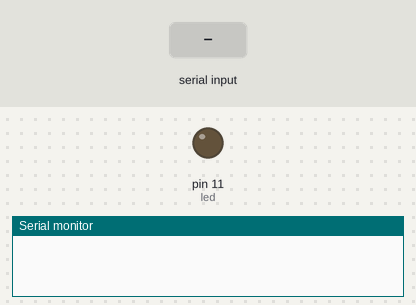
Simulated run of this sketch. Board: Arduino Uno, built with avr-gcc and run on an emulated ATmega328P. On the bench: output pins drawn as LEDs (lit = HIGH), the last lines printed to the serial monitor. Inputs (shaded band) come from the test bench.

Above: at 1.2 s.
1.3 s: "1" received over Serial
At 3.6 s:
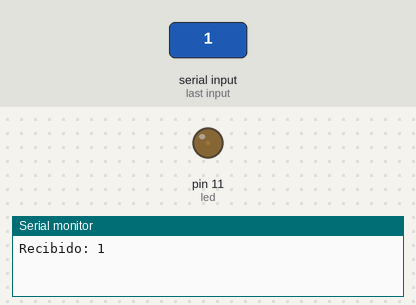
4.3 s: "3" received over Serial
At 7.0 s:
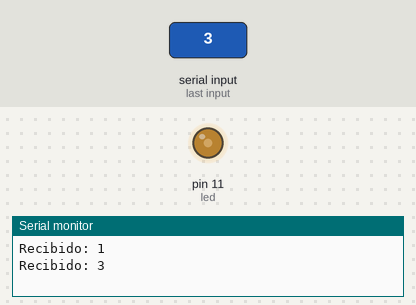
7.3 s: "4" received over Serial
At 9.4 s:
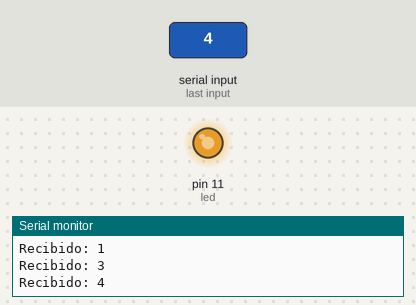
Timing chart, 0 to 10.9 s (numbered marks = the images above; inputs shaded):
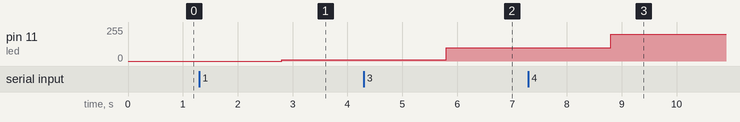

The sketch:

pruebaComunicacionSerial.ino
```cpp
int led = 11;
char value;
int bright;

char buffer[1] = {0};

void setup() {
  //pinMode(led, OUTPUT);
  Serial.begin(9600);
}

void loop() {
  if(Serial.available()>0){
    char value = Serial.read();

    Serial.print("Recibido: ");
    Serial.println(value);

    switch(value){
      case '1':
        bright = 10;
        delay(1500);
        break;
     case '2':
        bright = 50;
        delay(1500);
        break;
     case '3':
        bright = 100;
        delay(1500);
        break;
     case '4':
        bright = 200;
        delay(1500);
        break;
    case '5':
        bright = 255;
        delay(1500);
        break;
    default:
        bright = 0;
        delay(1500);
        break;
    }
    analogWrite(led, bright);
    delay(1500);
    /*if(value == 1){int
      digitalWrite(led, HIGH);
      delay(500);
      digitalWrite(led, LOW);
      delay(500);
      Serial.print("Recibido: ");
      Serial.println(value);
      Serial.flush();
    }*/
  }
}
```

Measured:
- after the input at 1.3 s, pin 11 (led): 0/255 → 10/255 after 1.5 s
- after the input at 4.3 s, pin 11 (led): 10/255 → 100/255 after 1.5 s
- after the input at 7.3 s, pin 11 (led): 100/255 → 200/255 after 1.5 s
